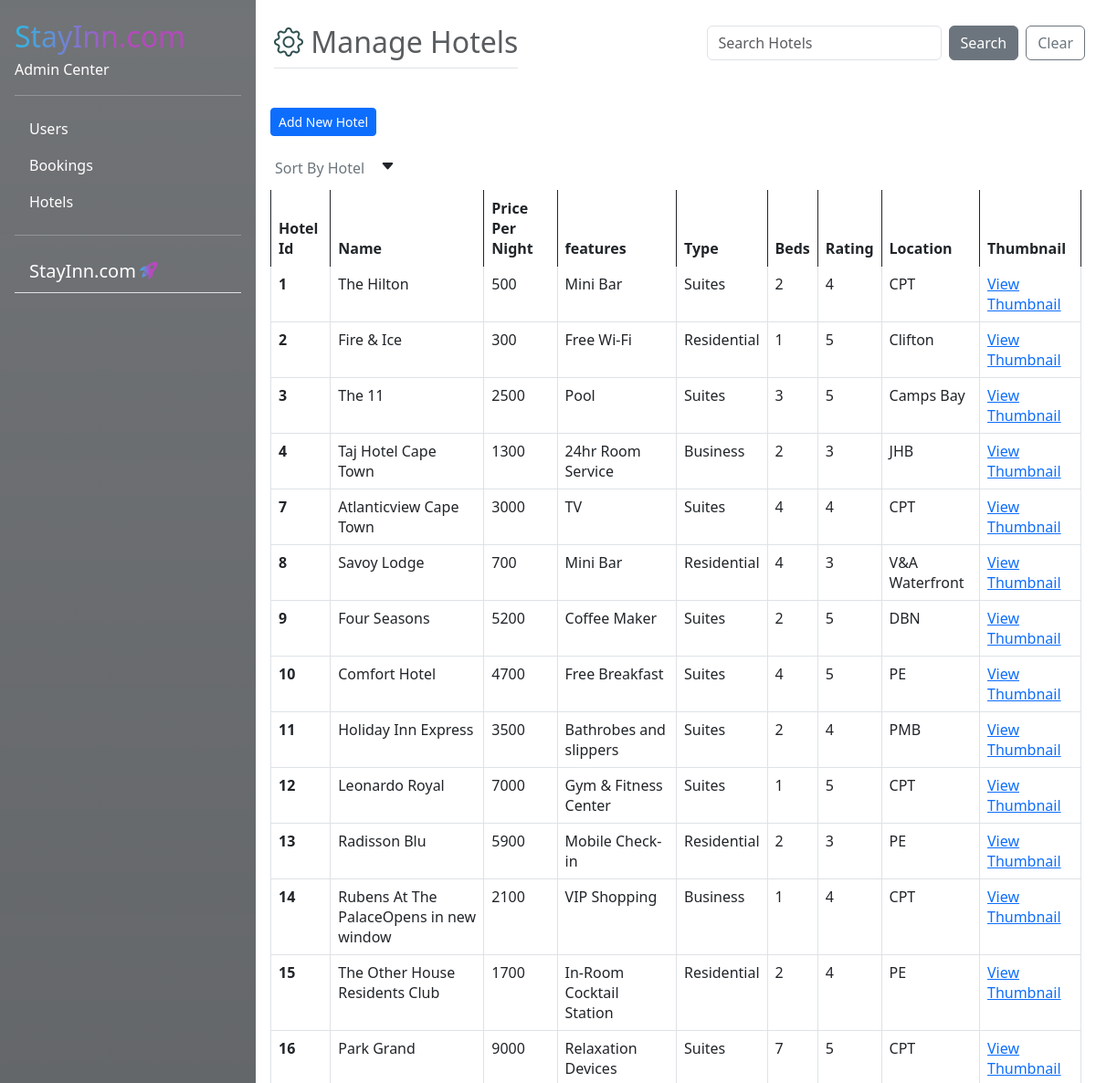
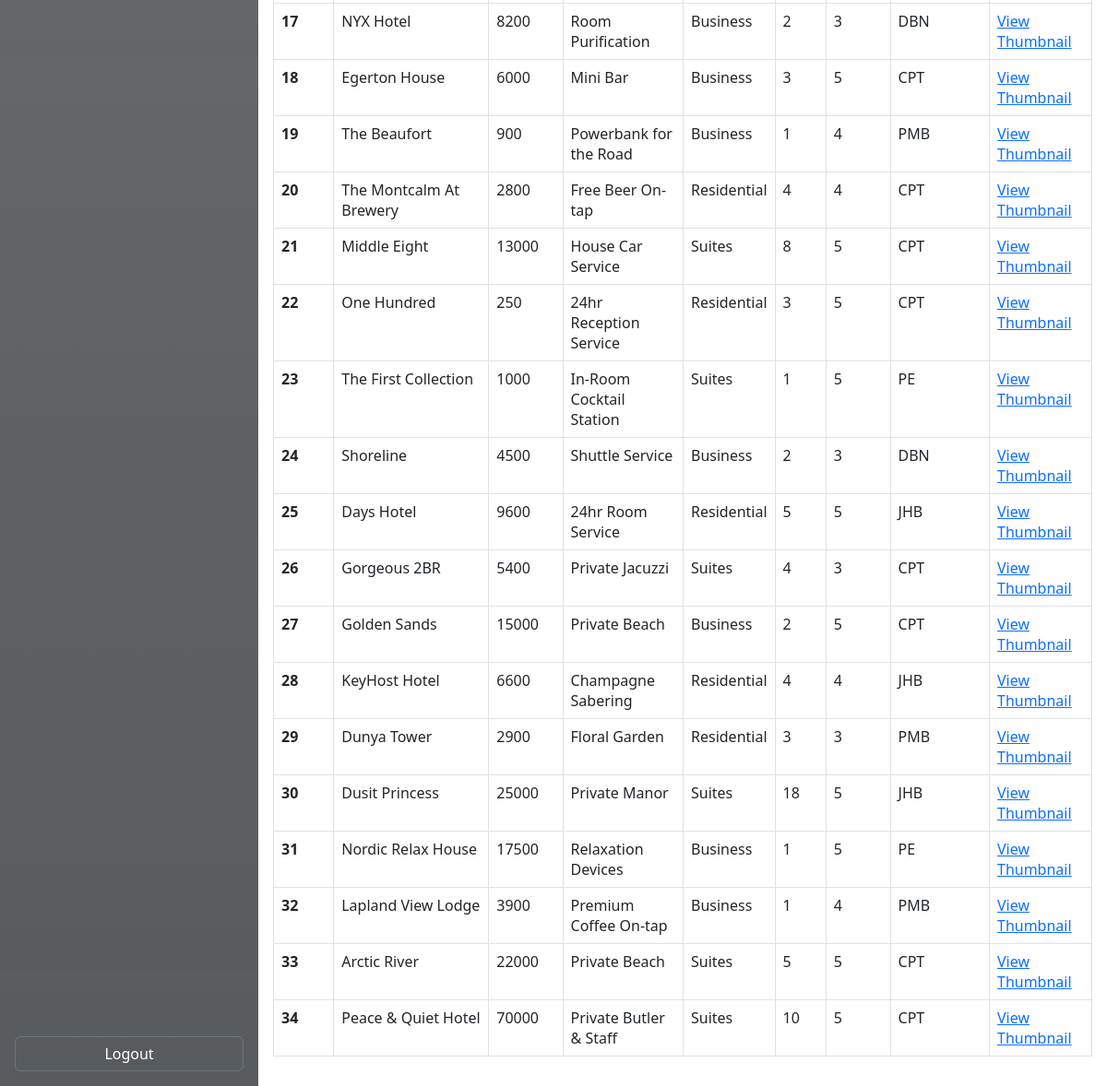
The page /cms/pages/hotels.php (signed in) on the database its author committed (2 pictures, top to bottom).
### tables this page shows
CREATE TABLE `hotel` (
  `id` int(60) NOT NULL,
  `name` varchar(255) NOT NULL,
  `pricepernight` int(60) NOT NULL,
  `thumbnail` varchar(255) NOT NULL,
  `features` varchar(255) NOT NULL,
  `type` varchar(255) NOT NULL,
  `beds` int(10) NOT NULL,
  `rating` tinyint(5) NOT NULL,
  `location` varchar(255) NOT NULL
);

### cms/components/sort.php (called while the page is built, shortened)
<?php
if (isset($_GET['hotel_sort'])) {
    if ($_GET['hotel_sort'] == 'asc') {
        $sort_hotel = 'desc';
    } else {
        $sort_hotel = 'asc';
    }
} else {
    $sort_hotel = 'asc';
}

### cms/pages/hotels.php (the view, shortened to what this page needs)
<?php
include '../components/search.php';
$sql = "SELECT * FROM hotel";
$result = mysqli_query($conn, $sql);
$hotel = mysqli_fetch_all($result, MYSQLI_ASSOC);
?>
<?php include '../includes/sidebar.php'; ?>
<div class="ps-2" style="margin-left: 280px;">
    <nav class="navbar sticky-top">
        <div class="container-fluid">
            <h2 class="text-muted border-bottom pb-2">
                <i class="bi-gear" style="font-size: 2rem; color: darkslategrey;"></i>
                Manage Hotels
            </h2>
            <div class="d-flex">
                <?php
                $search = "";
                ?>
                <form action="" class="d-flex gap-2">
                    <input type="text" name="search" class="form-control" placeholder="Search Hotels" value="<?php echo $search; ?>">
                    <button type="submit" class="btn btn-secondary">Search</button>
                    <button type="submit" class="btn btn-outline-secondary" name="clear" value="clear">Clear</button>
                </form>
            </div>
        </div>
    </nav>
    <div class="position-relative">
        <?php include '../includes/add_hotel.php' ?>
    </div>
    <?php include '../components/sort.php'; ?>
    <form class="ps-0 pt-2" action="?hotel_sort=<?php echo $sort_hotel; ?>" method="post">
        <input name="hotel_sort" id="sort_button" class="btn btn-link text-secondary text-decoration-none" type="submit" value="Sort By Hotel">
        <?php echo $sort_hotel == 'asc' ? '<i class="bi-caret-down-fill"></i>' : '<i class="bi-caret-up-fill"></i>'; ?>
    </form>
    <div class="table-container mt-2">
        <table class="table table-bordered table-hover">
            <thead class="gradient-bg sticky-top py-1">
                <tr>
                    <th>Hotel Id</th>
                    <th>Name</th>
                    <th>Price Per Night</th>
                    <th>features</th>
                    <th>Type</th>
                    <th>Beds</th>
                    <th>Rating</th>
                    <th>Location</th>
                    <th>Thumbnail</th>
                </tr>
            </thead>
            <?php
            foreach ($hotel as $data) : ?>
                <tbody>
                    <tr>
                        <th><?php echo $data['id']; ?></th>
                        <td><?php echo $data['name']; ?></td>
                        <td><?php echo $data['pricepernight']; ?></td>
                        <td><?php echo $data['features']; ?></td>
                        <td><?php echo $data['type']; ?></td>
                        <td><?php echo $data['beds']; ?></td>
                        <td><?php echo $data['rating']; ?></td>
                        <td><?php echo $data['location']; ?></td>
                        <td><a href="<?php echo $data['thumbnail']; ?>" target="_blank">View Thumbnail</a></td>
                    </tr>
                </tbody>
            <?php endforeach; ?>
        </table>
    </div>
</div>

### cms/includes/sidebar.php (shortened to what this page needs)
<!DOCTYPE html>
<html lang="en">
<head>
    <link href="https://cdn.jsdelivr.net/npm/bootstrap@5.3.0-alpha1/dist/css/bootstrap.min.css" rel="stylesheet" />
    <link rel="stylesheet" href="https://cdn.jsdelivr.net/npm/bootstrap-icons@1.10.3/font/bootstrap-icons.css">
    <link rel="stylesheet" href="../css/sidebar.css">
</head>
<body>
    <div class="d-flex flex-column flex-shrink-0 p-3 text-bg-dark bg-opacity-75 bg-gradient" style="width: 280px; height: 100vh; position: fixed;">
        <div class="d-flex align-items-center mb-3 mb-md-0 me-md-auto text-white text-decoration-none">
            <div class="fs-2 gradient-text">StayInn.com</div>
        </div>
        <div>Admin Center</div>
        <hr>
        <ul class="nav nav-pills flex-column mb-auto">
            <li class="nav-item">
                <a href="../pages/users.php" class="nav-link text-white">
                    Users
                </a>
            </li>
            <li>
                <a href="../pages/bookings.php" class="nav-link text-white">
                    Bookings
                </a>
            </li>
            <li>
                <a href="../pages/hotels.php" class="nav-link text-white">
                    Hotels
                </a>
            </li>
            <hr>
            <li class="fs-5">
                <a href="../../index.php" class="nav-link text-white mb-2 border-bottom rounded-0">
                    StayInn.com<span><i class="ms-1 gradient-text bi-rocket-takeoff-fill" style="font-size: 1.2rem;"></i></span>
                </a>
            </li>
        </ul>
            <button name="logout" type="submit" class="btn btn-outline-secondary">
                <a class="text-white text-decoration-none" href="../pages/users.php?logout=true">Logout</a>
            </button>
    </div>
</body>
</html>

### cms/includes/add_hotel.php (shortened to what this page needs)
<button type="button" class="btn btn-sm btn-primary my-2 ms-2" data-bs-toggle="modal" data-bs-target="#exampleModal">
    Add New Hotel
</button>

### cms/css/sidebar.css (style rules this page uses)
.gradient-text { color: #30b8e6; background-image: -webkit-linear-gradient(0deg, #30b8e6 0%, #b54abd 61%); background-clip: text; -webkit-background-clip: text; text-fill-color: transparent; -webkit-text-fill-color: transparent; }
.gradient-bg { padding: 0.5rem; width: 100%; border: none !important; color: #fff !important; background-color: #30b8e6; background-image: -webkit-linear-gradient(0deg, #62d4fa -10%, #b54abd 61%); }

### rows shown on the page
hotel: id "1", name "The Hilton", pricepernight "500", features "Mini Bar", type "Suites", beds "2", rating "4", location "CPT"
hotel: id "2", name "Fire & Ice", pricepernight "300", features "Free Wi-Fi", type "Residential", beds "1", rating "5", location "Clifton"
hotel: id "3", name "The 11", pricepernight "2500", features "Pool", type "Suites", beds "3", rating "5", location "Camps Bay"
hotel: id "4", name "Taj Hotel Cape Town", pricepernight "1300", features "24hr Room Service", type "Business", beds "2", rating "3", location "JHB"
hotel: id "7", name "Atlanticview Cape Town", pricepernight "3000", features "TV", type "Suites", beds "4", rating "4", location "CPT"
hotel: id "8", name "Savoy Lodge", pricepernight "700", features "Mini Bar", type "Residential", beds "4", rating "3", location "V&A Waterfront"
hotel: id "9", name "Four Seasons", pricepernight "5200", features "Coffee Maker", type "Suites", beds "2", rating "5", location "DBN"
hotel: id "10", name "Comfort Hotel", pricepernight "4700", features "Free Breakfast", type "Suites", beds "4", rating "5", location "PE"
hotel: id "11", name "Holiday Inn Express", pricepernight "3500", features "Bathrobes and slippers", type "Suites", beds "2", rating "4", location "PMB"
hotel: id "12", name "Leonardo Royal", pricepernight "7000", features "Gym & Fitness Center", type "Suites", beds "1", rating "5", location "CPT"
hotel: id "13", name "Radisson Blu", pricepernight "5900", features "Mobile Check-in", type "Residential", beds "2", rating "3", location "PE"
hotel: id "14", name "Rubens At The PalaceOpens in new window", pricepernight "2100", features "VIP Shopping", type "Business", beds "1", rating "4", location "CPT"
hotel: id "15", name "The Other House Residents Club", pricepernight "1700", features "In-Room Cocktail Station", type "Residential", beds "2", rating "4", location "PE"
hotel: id "16", name "Park Grand", pricepernight "9000", features "Relaxation Devices", type "Suites", beds "7", rating "5", location "CPT"
hotel: id "17", name "NYX Hotel", pricepernight "8200", features "Room Purification", type "Business", beds "2", rating "3", location "DBN"
hotel: id "18", name "Egerton House", pricepernight "6000", features "Mini Bar", type "Business", beds "3", rating "5", location "CPT"
hotel: id "19", name "The Beaufort", pricepernight "900", features "Powerbank for the Road", type "Business", beds "1", rating "4", location "PMB"
hotel: id "20", name "The Montcalm At Brewery", pricepernight "2800", features "Free Beer On-tap", type "Residential", beds "4", rating "4", location "CPT"
hotel: id "21", name "Middle Eight", pricepernight "13000", features "House Car Service", type "Suites", beds "8", rating "5", location "CPT"
hotel: id "22", name "One Hundred", pricepernight "250", features "24hr Reception Service", type "Residential", beds "3", rating "5", location "CPT"
hotel: id "23", name "The First Collection", pricepernight "1000", features "In-Room Cocktail Station", type "Suites", beds "1", rating "5", location "PE"
hotel: id "24", name "Shoreline", pricepernight "4500", features "Shuttle Service", type "Business", beds "2", rating "3", location "DBN"
hotel: id "25", name "Days Hotel", pricepernight "9600", features "24hr Room Service", type "Residential", beds "5", rating "5", location "JHB"
hotel: id "26", name "Gorgeous 2BR", pricepernight "5400", features "Private Jacuzzi", type "Suites", beds "4", rating "3", location "CPT"
hotel: id "27", name "Golden Sands", pricepernight "15000", features "Private Beach", type "Business", beds "2", rating "5", location "CPT"
hotel: id "28", name "KeyHost Hotel", pricepernight "6600", features "Champagne Sabering", type "Residential", beds "4", rating "4", location "JHB"
hotel: id "29", name "Dunya Tower", pricepernight "2900", features "Floral Garden", type "Residential", beds "3", rating "3", location "PMB"
hotel: id "30", name "Dusit Princess", pricepernight "25000", features "Private Manor", type "Suites", beds "18", rating "5", location "JHB"
hotel: id "31", name "Nordic Relax House", pricepernight "17500", features "Relaxation Devices", type "Business", beds "1", rating "5", location "PE"
hotel: id "32", name "Lapland View Lodge", pricepernight "3900", features "Premium Coffee On-tap", type "Business", beds "1", rating "4", location "PMB"
hotel: id "33", name "Arctic River", pricepernight "22000", features "Private Beach", type "Suites", beds "5", rating "5", location "CPT"
hotel: id "34", name "Peace & Quiet Hotel", pricepernight "70000", features "Private Butler & Staff", type "Suites", beds "10", rating "5", location "CPT"
